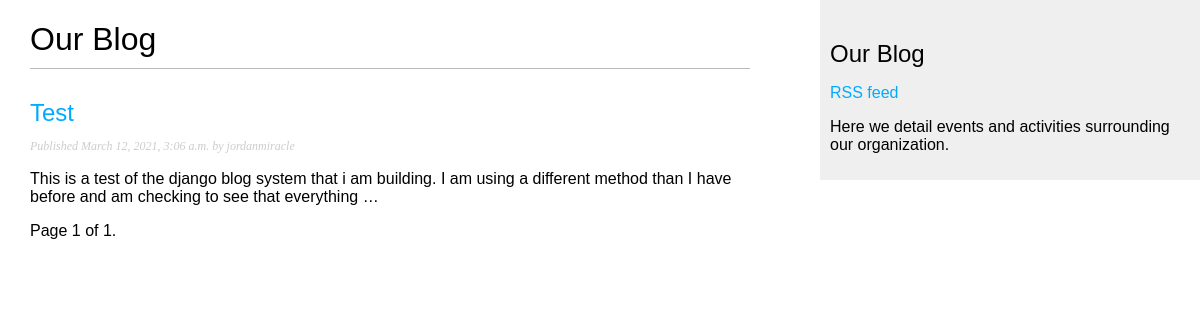
Screenshot of /blog/ with the database file from the repository.
### blog/models.py (models this page shows, shortened)
class Post(models.Model):
    STATUS_CHOICES = (
        ('draft', 'Draft'),
        ('published', 'Published'),
    )
    title = models.CharField(max_length=250)
    slug = models.SlugField(max_length=250,
                            unique_for_date='publish')
    author = models.ForeignKey(User,
                               on_delete=models.CASCADE,
                               related_name='blog_posts')
    body = RichTextField(blank=True, null=True)
    publish = models.DateTimeField(default=timezone.now)
    created = models.DateTimeField(auto_now_add=True)
    updated = models.DateTimeField(auto_now_add=True)
    status = models.CharField(max_length=10,
                              choices=STATUS_CHOICES,
                              default='draft')
    objects = models.Manager()
    published = PublishedManager()
    class Meta:
        ordering = ('-publish',)
    def get_absolute_url(self):
        args = [
            self.publish.year,
            self.publish.month,
            self.publish.day,
            self.slug,
        ]
        return reverse('blog:post_detail', args=args)

### blog/views.py (the view)
# urls.py: path('', views.post_list, name='post_list'),
def post_list(request):
    object_list = Post.published.all()
    paginator = Paginator(object_list, 2)
    page = request.GET.get('page')
    try:
        posts = paginator.page(page)
    except PageNotAnInteger:  # If page is not an integer deliver the first page
        posts = paginator.page(1)
    except EmptyPage:  # If page is out of range deliver the last page of results
        posts = page.page(page.num_pages)
    return render(request, 'blog/post_list.html',
                  {'page': page,
                   'posts': posts})

### blog/models.py (called while the page is built)
    def get_queryset(self):
        return super().get_queryset().filter(status='published')

### blog/templates/blog/post_list.html (shortened to what this page needs)
{% extends "base.html" %}
{% block content %}
<h1>Our Blog</h1>
{% for post in posts %}
<h2>
    <a href="{{ post.get_absolute_url }}">
        {{ post.title }}
    </a>
</h2>
<p class="date">
    Published {{ post.publish }} by {{ post.author }}
</p>
{{ post.body|truncatewords:30|linebreaks }}
{% endfor %}
    {% include "blog/pagination.html" with page=posts %}
{% endblock %}

### blog/templates/base.html (shortened to what this page needs)
{% load static %}
<!DOCTYPE html>
<html lang="en">
<head>
    <link href="{% static 'blog/css/blog.css' %}" rel="stylesheet">
</head>
<body>
<div id="content">
    {% block content %}
    {% endblock %}
</div>
<div id="sidebar">
    <h2>Our Blog</h2>
    <p><a href="{% url "blog:post_feed" %}" title="Subscribe to my RSS feed">RSS feed</a></p>
    <p>Here we detail events and activities surrounding our organization.</p>
</div>
</body>
</html>

### blog/templates/blog/pagination.html (shortened to what this page needs)
<div class="pagination">
 <span class="step-links">
   <span class="current">
     Page {{ page.number }} of {{ page.paginator.num_pages }}.
   </span>
 </span>
</div>

### static/blog/css/blog.css (style rules this page uses)
body { margin:0; padding:0; font-family:helvetica, sans-serif; }
a { color:#00abff; text-decoration:none; }
h1 { font-weight:normal; border-bottom:1px solid #bbb; padding:0 0 10px 0; }
h2 { font-weight:normal; margin:30px 0 0; }
#content { float:left; width:60%; padding:0 0 0 30px; }
#sidebar { float:right; width:30%; padding:10px; background:#efefef; height:100%; }
p.date { color:#ccc; font-family: georgia, serif; font-size: 12px; font-style: italic; }

### rows the page displays
Post: title "Test", publish "March 12, 2021, 3:06 a.m.", author "jordanmiracle", body "This is a test of the django blog system that i am building. I am using a different method than I have before and am checking to see that everything …"

### other values shown
{{ page.number }} "1"
{{ page.paginator.num_pages }} "1"
